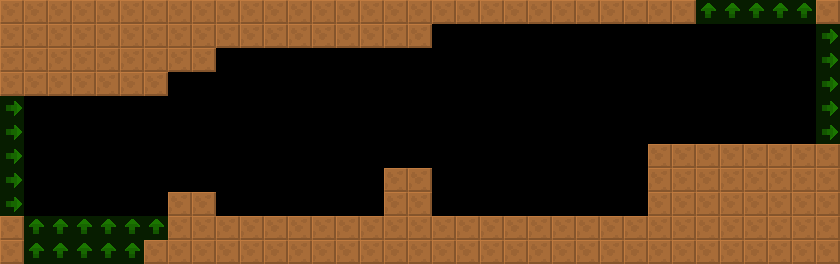

Below is a game level as drawn by its tile map, then a one-line description and the .tmx that defines it (tile-layer data replaced by summaries):
An orthogonal 35x11 tile map with 24x24 px tiles, 2 tile layers (col, lnk), 2 tilesets and 3 objects (3x Spikes).

<map version="1.4" tiledversion="1.4.2" orientation="orthogonal" renderorder="right-down" width="35" height="11" tilewidth="24" tileheight="24" infinite="0" nextlayerid="4" nextobjectid="8">
 <tileset firstgid="6" source="../../lnk.tsx" />
 <tileset firstgid="1" source="../../col.tsx" />
 <layer id="1" name="col" width="35" height="11">
  <data>[385 cells, 153 non-empty, 1 distinct tile ids]</data>
 </layer>
 <layer id="2" name="lnk" width="35" height="11" opacity="0.5">
  <data>[385 cells, 26 non-empty, 2 distinct tile ids]</data>
 </layer>
 <objectgroup id="3" name="markers" opacity="0.5">
  <object id="1" name="Spikes" type="Spikes" x="384" y="48" width="48" height="24">
   <properties>
    <property name="yr" value="0" />
    <property name="xr" value="0" />
   </properties>
  </object>
  <object id="2" name="Spikes" type="Spikes" x="216" y="192" width="168" height="24">
   <properties>
    <property name="yr" value="0" />
    <property name="xr" value="0" />
   </properties>
  </object>
  <object id="3" name="Spikes" type="Spikes" x="432" y="192" width="216" height="24">
   <properties>
    <property name="yr" value="0" />
    <property name="xr" value="0" />
   </properties>
  </object>
 </objectgroup>
</map>
